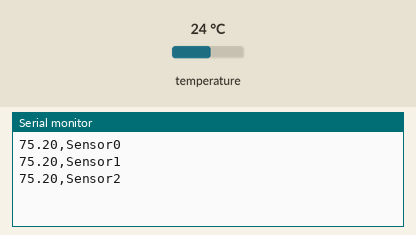
A sketch run on a simulated Arduino Uno, built with avr-gcc and run on an emulated ATmega328P. Shown: the last lines printed to the serial monitor. Inputs (shaded band) come from the test bench; at power-on: temperature 24 °C.

Above: at 1.3 s.
1.4 s: temperature set to 12 °C
At 2.0 s:
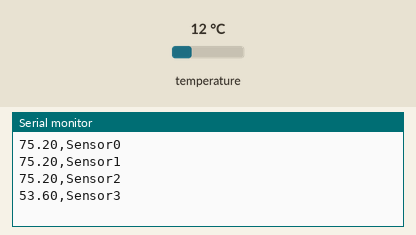
2.9 s: temperature set to 19 °C
At 3.6 s:
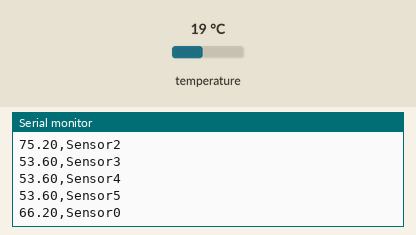
Timing chart, 0 to 5.9 s (numbered marks = the images above; inputs shaded):
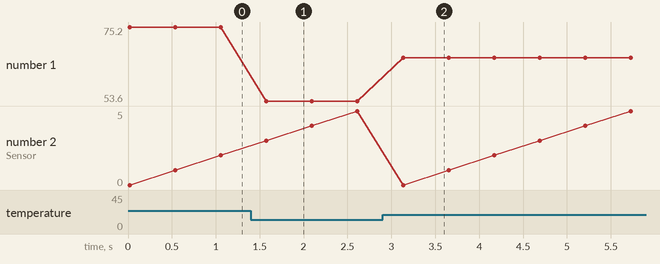

Measured:
- after the input at 1.4 s, the serial monitor: prints a new line after 0.18 s (image 1)
- after the input at 2.9 s, the serial monitor: prints a new line after 0.23 s (image 2)
- plotted number 1: 75.2 → 53.6 after the input at 1.4 s, 53.6 → 66.2 after the input at 2.9 s

The sketch:

_1_WireAddressFinder.ino
```cpp
#include <OneWire.h>
#include <EEPROM.h>


#define NUM_TS 9
byte tSensor[9][8];
int RunOnce = 0;
int address = 0;
byte value;
int i;
byte addr4[8] = {0, 0, 0, 0, 0, 0, 0, 0};


String MyStringBase = "0x";
 String MyString0;
// DS18S20 Temperature chip i/o
OneWire ow(10);  // on pin 10


void setup(void) {
  // initialize inputs/outputs
  // start serial port
 Serial.begin(115200);

}


void loop(void){
if (RunOnce == 1) {
RunOnce = 1;
for( i = 0; i < 9; i++) {
  EEPROMwriteBytes(i * 8, addr4, 8);
       }
byte addr[8] = {0, 0, 0, 0, 0, 0, 0, 0};
getDSAddr(addr);
setTSAddr(1, addr);
getDSAddr(addr);
setTSAddr(2, addr);
getDSAddr(addr);
setTSAddr(3, addr);

}
EEPROMreadBytes(0, *tSensor, 72);
for( i = 0; i < 6; i++) {
float temp;
float tmp2;

if (validAddr(tSensor[i])){
tmp2 = getTemperature(tSensor[i]);
temp = c2f(tmp2);
Serial.print(temp);
Serial.print(",Sensor");
Serial.println(i);
delay(500);
}
       }


}
```

EPROM.ino
```cpp
void EEPROMreadBytes(int addr, byte bytes[], byte numBytes) {
  for (byte i = 0; i < numBytes; i++) {
    bytes[i] = EEPROM.read(addr + i);

   }


}
void EEPROMwriteBytes(int addr, byte bytes[], byte numBytes) {
  for (byte i = 0; i < numBytes; i++) {
    EEPROM.write(addr + i, bytes[i]);
  }
}


void Printme(byte bytes[]){
  MyString0 ="";

 for( i = 0; i < 8; i++) {
        MyString0 = String(MyString0 + String(bytes[i], HEX));


    }
   Serial.println(MyString0);
  delay(1000);
}
```

GetTemps.ino
```cpp
void writeTimeToScratchpad(byte* address){
  ow.reset();
  ow.select(address);
  ow.write(0x44,1);
  delay(10);
}

void readTimeFromScratchpad(byte* address, byte* data){
  byte i;
  ow.reset();
  ow.select(address);
  ow.write(0xBE);
  for (i = 0;i<9;i++){
    data[i] = ow.read();
  }
}

float getTemperature(byte* address){
  int HighByte, LowByte, TReading, SignBit, Tc_100, Whole, Fract;
  byte data[12];
  float tc;

  writeTimeToScratchpad(address);

  readTimeFromScratchpad(address,data);
 //tr = data[0];

    LowByte = data[0];
  HighByte = data[1];
  TReading = (HighByte << 8) + LowByte;
  SignBit = TReading & 0x8000;  // test most sig bit
  if (SignBit) // negative
  {
    TReading = (TReading ^ 0xffff) + 1; // 2's comp
  }
 Tc_100 = (6 * TReading) + TReading / 4;    // multiply by (100 * 0.0625) or 6.25


   tc =(float(Tc_100) / 100);

 if (SignBit) // If its negative
 {
     Serial.print("-");
  }
return tc;
}

//fahrenheit to celsius conversion
float f2c(float val){
  float aux = val - 32;
  return (aux * 5 / 9);
}

//celsius to fahrenheit conversion
float c2f(float val){
  float aux = (val * 9 / 5);
  return (aux + 32);
}
```

TempUtils.ino
```cpp
void setTSAddr(byte sensor, byte addr[8]) {
  memcpy(tSensor[sensor], addr, 8);
  EEPROMwriteBytes(sensor * 8, addr, 8);
  Serial.println("Wrote To Memmory");
}

void getDSAddr(byte addrRet[8]){
  //Leaving stub for external functions (serial and setup) that use this function
    byte scanAddr[8];
    ow.reset_search();
    byte limit = 0;
    //Scan at most 20 sensors (In case the One Wire Search loop issue occurs)
    while (limit <= 20) {
      if (!ow.search(scanAddr)) {
        //No Sensor found, Return
        ow.reset_search();
        return;
      }
      if (
          scanAddr[0] == 0x28 ||  //DS18B20
          scanAddr[0] == 0x10     //DS18S20
         )
      {
        boolean found = 0;
        for (byte i = 0; i <  NUM_TS; i++) {
          boolean match = 1;
          for (byte j = 0; j < 8; j++) {
            //Try to confirm a match by checking every byte of the scanned address with those of each sensor.
            if (scanAddr[j] != tSensor[i][j]) {
              match = 0;
              break;
            }
          }
          if (match) {
            found = 1;
            break;
          }
        }
        if (!found) {
          for (byte k = 0; k < 8; k++) addrRet[k] = scanAddr[k];
          return;
        }
      }
      limit++;
    }
  }

    boolean validAddr(byte* addr) {
    for (byte i = 0; i < 8; i++) if (addr[i]) return 1;
    return 0;
  }
```
